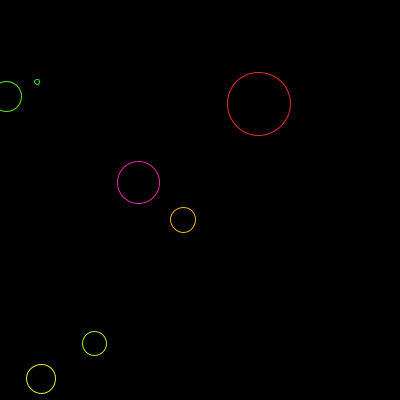
Frame 1 (no input)
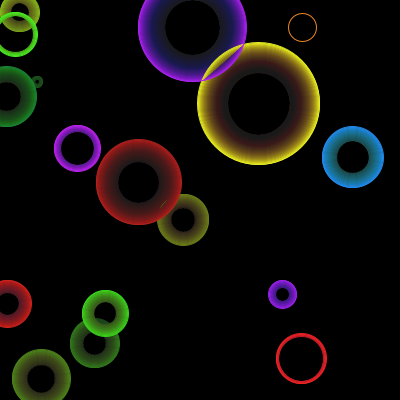
Frame 60 (the mouse pressed at the canvas centre just before this capture)
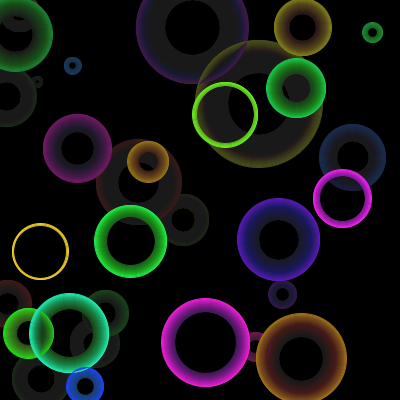
Frame 120 (the mouse held since frame 60 and released just before this capture)

The Processing sketch that drew these frames (run headless with seeded random() and noise(); from frame 60 on, the mouse is pressed at the canvas centre):

// Processing sketch: processing_30047
// ── processing_30047.pde

float[] x, y, sz; 
int [] cursz;

void setup() 
{
  size(400, 400);
  smooth();
  background(0);
  colorMode(HSB, 360, 100, 100);
  noFill();
  strokeWeight(1);
  frameRate(45);

  int n = 7; 
  x = new float[n]; 
  y = new float[n]; 
  sz = new float[n]; 
  cursz = new int[n]; 

  for (int i = 0; i < x.length; i++) { 
    initShape(i);
  }
}

void draw() 
{
  for (int i = 0; i < x.length; i++) { 
    drawRing(frameCount, x[i], y[i], cursz[i]); 
    cursz[i]++;
    if (cursz[i] > sz[i]) {
      initShape(i);
    }
  }
  noStroke();
  fill(0, 0, 0, 5);
  rect(0, 0, width, height);
}

void initShape(int i) 
{
  x[i]  = random(width); 
  y[i] = random(height); 
  sz[i] = 10  + random((width - 30)/ 3);  
  cursz[i] = (int) sz[i] / 2;
}

void drawRing(int count, float x, float y, int sz) 
{
  int hue = (count % 360 + (int) (x + y) ) % 360;
  stroke(hue, 85, 95); 
  ellipse(x, y, sz, sz);
}
